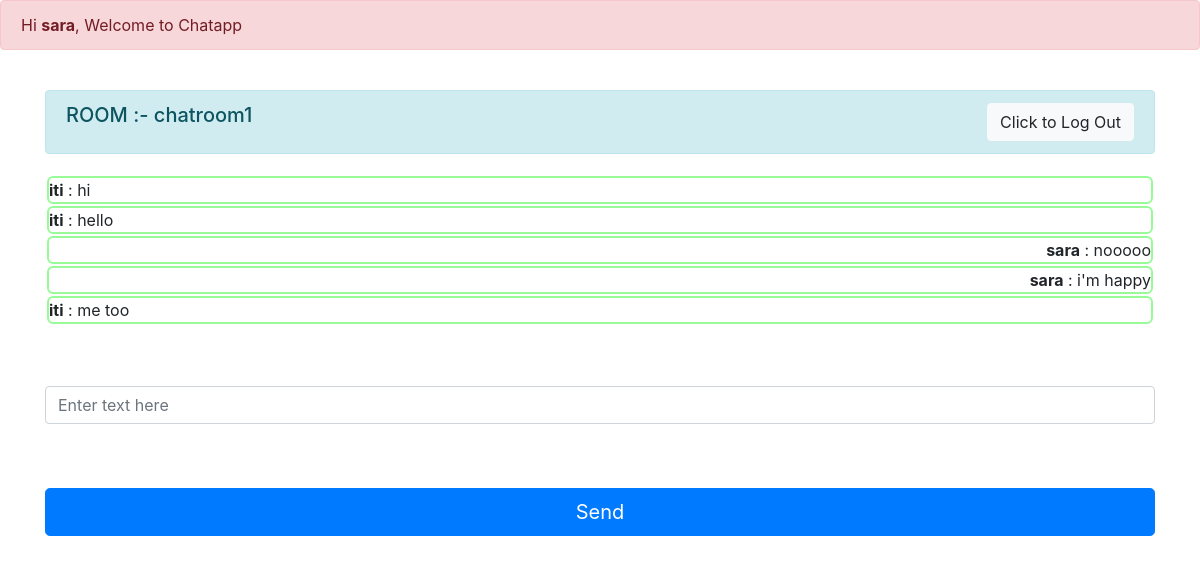
The page /chat_1/ (signed in) on the database its author committed.
### MyChatApp/models.py (models this page shows, shortened)
class Room(models.Model):
    name = models.CharField(max_length=20)
    slug = models.SlugField(max_length=100)

class Message(models.Model):
    user = models.ForeignKey(User, on_delete=models.CASCADE)
    content = models.TextField()
    room = models.ForeignKey(Room, on_delete=models.CASCADE)
    created_on = models.DateTimeField(auto_now_add=True)

### MyChatApp/views.py (the view)
# urls.py: path("<str:slug>/", views.room, name="room"),
def room(request,slug):
    room_name=Room.objects.get(slug=slug).name
    messages=Message.objects.filter(room=Room.objects.get(slug=slug))
    return render(request, "room.html",{"room_name":room_name,"slug":slug,'messages':messages})

### templates/room.html (shortened to what this page needs)
{% extends 'base.html' %}
{% block content %}
{% if user.is_authenticated %}
  <div class="container">
    <div class="row d-flex justify-content-center">
        <div class="col-12">
            <div class="alert alert-info d-flex justify-content-between" role="alert">
              <h5>ROOM :- {{room_name}}</h5>
              <a href="/accounts/logout/">
                <button type="button" class="btn btn-light">Click to Log Out</button>
              </a>
            </div>
            <form>
                <div class="form-group">
                  {% if messages %}
                  <div class="jumbotron" id="chatbox" style="padding: 4px 2px;max-height: 300px;"  /* Adjust the max-height as needed */
                  overflow-y: scroll;
                "">
                      {% for message in messages %}
                        <div class="chat-message {% if message.user == request.user %}text-right{% else %}text-left{% endif %}">
                          <b>{{ message.user.username }}</b> : {{ message.content }}<br>
                        </div>
                        {% endfor %}
                  </div>
                  {% else %}
                  <div class="jumbotron" id="chatbox" style="padding: 4px 2px;"></div>
                  <b>No Messages in this Room.</b>
                    {% endif %}
                </div>
                <br/>
                <div class="form-group" style="width: 100%;">
                    <input class="form-control" placeholder="Enter text here" id="my_input" type="text" required></br>
                </div>
                <br/>
                <input class="btn btn-primary btn-lg btn-block" id="submit_button" type="button" value="Send">
            </form>
        </div>
    </div>
</div>
{% endif %}
<br/>
{% endblock %}

### templates/base.html (shortened to what this page needs)
<!doctype html>
<html lang="en">
  <head>
    <link rel="stylesheet" href="https://cdn.jsdelivr.net/npm/bootstrap@4.3.1/dist/css/bootstrap.min.css">
  </head>
  <body>
    {% block header%}
    <div class="alert alert-danger" role="alert">
        Hi <b>{{ user.username }}</b>, Welcome to Chatapp
      </div>
      <br/>
    {% endblock %}
    <main>
      {% block content %}
      {% endblock %}
    </main>
  </body>
</html>

### templates/base.html (style rules this page uses)
.chat-message { width: 100%; border: 2px solid palegreen; border-radius: 6px; margin: 2px 0px; }
.jumbotron { background-color: white; }

### rows shown on the page
Room: name "chatroom1"
Message: user.username "iti", content "hi"
Message: user.username "iti", content "hello"
Message: user.username "sara", content "nooooo"
Message: user.username "sara", content "i'm happy"
Message: user.username "iti", content "me too"

### other values the page prints
{{ user.username }} "sara"
